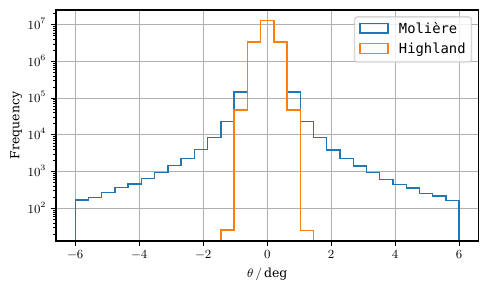

This figure's Python source:
import proposal as pp


### check correct proposal version. uncomment this line if you want to run the scripts with newer/other versions
assert(pp.__version__=='7.5.1')

import numpy as np
import matplotlib.pyplot as plt
import matplotlib as mpl
import matplotlibconfig as conf

import matplotlib.colors as mcolors
import scipy.stats as stats
from tqdm import trange

from uncertainties import ufloat
import time


mpl.use("pgf")
plt.rcParams.update(conf.params)


# plots-specific size (width should always be taken from conf)
plt.rcParams["figure.figsize"] = (conf.width, 3)

pp.RandomGenerator.get().set_seed(42)

particle = pp.particle.EMinusDef()
medium = pp.medium.Air()
cuts = pp.EnergyCutSettings(np.inf, 1, False)

cross = pp.crosssection.make_std_crosssection(particle, medium, cuts, True)

moliere = pp.make_multiple_scattering("moliere", particle, medium, cross, True)
moliere_interpol = pp.make_multiple_scattering("moliereinterpol", particle, medium, cross, True)
highland = pp.make_multiple_scattering("highland", particle, medium, cross, True)

displacement = pp.make_displacement(cross, False)

E_i = 1e3
E_f = 1e3 * 0.9
X = displacement.solve_track_integral(E_i, E_f) # calculate grammage
print(f"grammage: {X} g/^cm^2")
print(f"distance: {X/ medium.mass_density} cm")

STAT = int(1e7)
BATCHES = 100 # split into this number of batches, take mean and std of these batches as times

theta_list_moliere = []
theta_list_moliere_interpol = []
theta_list_highland = []

times = []

for param, theta_list in zip([moliere, moliere_interpol, highland], 
                             [theta_list_moliere, theta_list_moliere_interpol, theta_list_highland]):
    individual_times = []
    for batch in trange(BATCHES):
        start_time = time.time()
        for i in range(int(STAT/BATCHES)):
            scattering_offset = param.scatter(X, E_i, E_f, np.random.rand(4))
            theta_list.append(scattering_offset.tx)
            theta_list.append(scattering_offset.ty)
        end_time = time.time()
        individual_times.append((end_time - start_time)/(STAT/BATCHES)*1e6) # save time per calculation in µs
    mean = np.mean(individual_times)
    std = np.std(individual_times)
    times.append(ufloat(mean, std))
    
theta_minmax = 6
NUM_BINS = 30

bins = np.linspace(-theta_minmax, theta_minmax, NUM_BINS)
labels = (r'$\texttt{Molière}$', r'$\texttt{Highland}$')
colors = ('tab:blue', 'tab:orange')

for theta_list, label, color in zip([theta_list_moliere, theta_list_highland], labels, colors):
    plt.hist(np.rad2deg(theta_list), density=False, bins=bins, histtype='step', label=label, color=color)

# this can be used to plot the theory curve for highland
#theta0 = highland.CalculateTheta0(X, E_i, E_f)
#minmax_highland = max(theta_list_highland)
#theta_list = np.linspace(-minmax_highland, minmax_highland, 500)
#plt.plot(np.rad2deg(x_list), stats.norm.pdf(x_list, 0, theta0))

plt.legend(loc='best')
plt.yscale('log')
plt.grid(conf.grid_conf)
plt.ylabel(r'Frequency')
plt.xlabel(r'$\theta \,/\, \mathrm{deg} $')

plt.savefig('scattering_comparison.pdf', bbox_inches='tight')

### plot times

labels_time = (r'$\texttt{Molière}$', r'$\texttt{Highland}$', r'$\texttt{MolièreInterpol}$')

fig, ax = plt.subplots()
y_pos = np.arange(len(labels_time))

time = np.array([times[0].n, times[2].n, times[1].n])
error = np.array([times[0].s,  times[2].s, times[1].s])

ax.barh(y_pos, time, xerr=error, align='center') # one could add color=colors here, but this might be a tick too much
ax.set_yticks(y_pos)
ax.set_yticklabels(labels_time)
ax.invert_yaxis()
ax.set_aspect(1.5)
ax.set_xlabel('Computing time per scattering angle calculation in µs')
#plt.xscale('log')
#plt.xlim(1e4, 1e6)
plt.savefig('scattering_runtimes.pdf', bbox_inches='tight')
